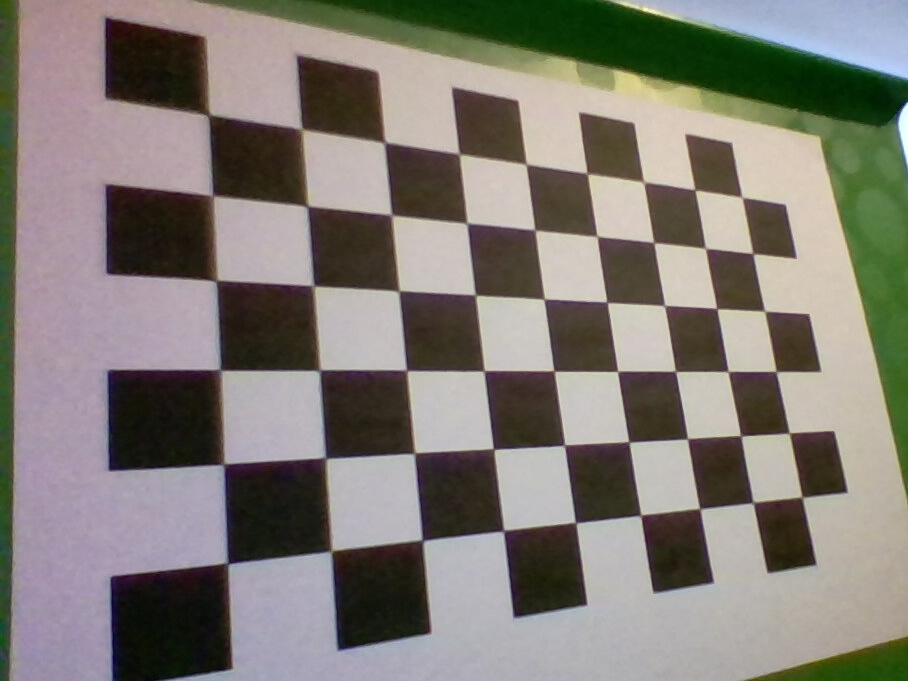
#> input picture example_code/Lesson5 - camera calibration/my_code/imgs/chessboard_imgs/test_image.jpg, 908 x 681 px
$ python camera_calibration_part2.py
#> lines starting #> are read from the running program, lines starting #| are printed output that depends on the picture
import pickle
import cv2
import numpy as np
import matplotlib.pyplot as plt
import matplotlib.image as mpimg

# Read in the saved objpoints and imgpoints
print('Loading points data...')
dist_pickle = pickle.load( open( 'wide_dist_pickle.pkl', 'rb' ) )
#> (reads example_code/Lesson5 - camera calibration/my_code/wide_dist_pickle.pkl from the repository)
objpoints = dist_pickle["objpoints"]
imgpoints = dist_pickle["imgpoints"]

# Read in an image
img = cv2.imread('imgs/chessboard_imgs/test_image.jpg')
#> img is the input picture: shape (681, 908, 3); mean B, G, R 117, 124, 128.8

# TODO: Write a function that takes an image, object points, and image points
# performs the camera calibration, image distortion correction and
# returns the undistorted image
def cal_undistort(img, objpoints, imgpoints):
    # Use cv2.calibrateCamera() and cv2.undistort()
    gray = cv2.cvtColor(img,cv2.COLOR_BGR2GRAY)
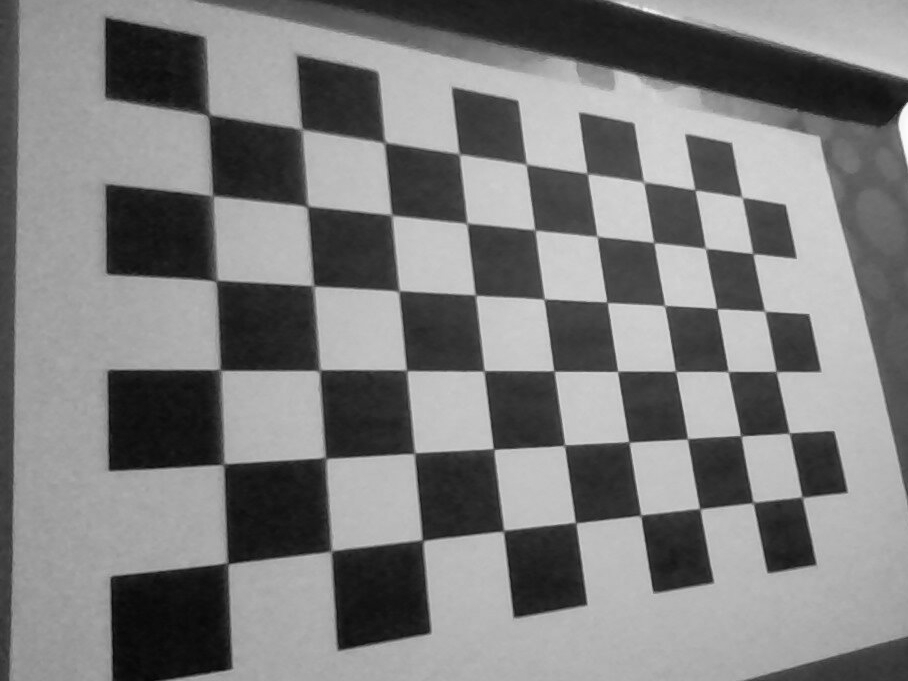
#> gray: shape (681, 908); min 6, max 253, mean 124.6
    ret,mtx,dist,rvec,tvec = cv2.calibrateCamera(objpoints,imgpoints,gray.shape[::-1],None,None)
#> ret = 1.05; dist = [[0.156, -1.51, 0.0328, 0.0446, 3.51]]
    undist = cv2.undistort(img,mtx,dist,None,mtx)
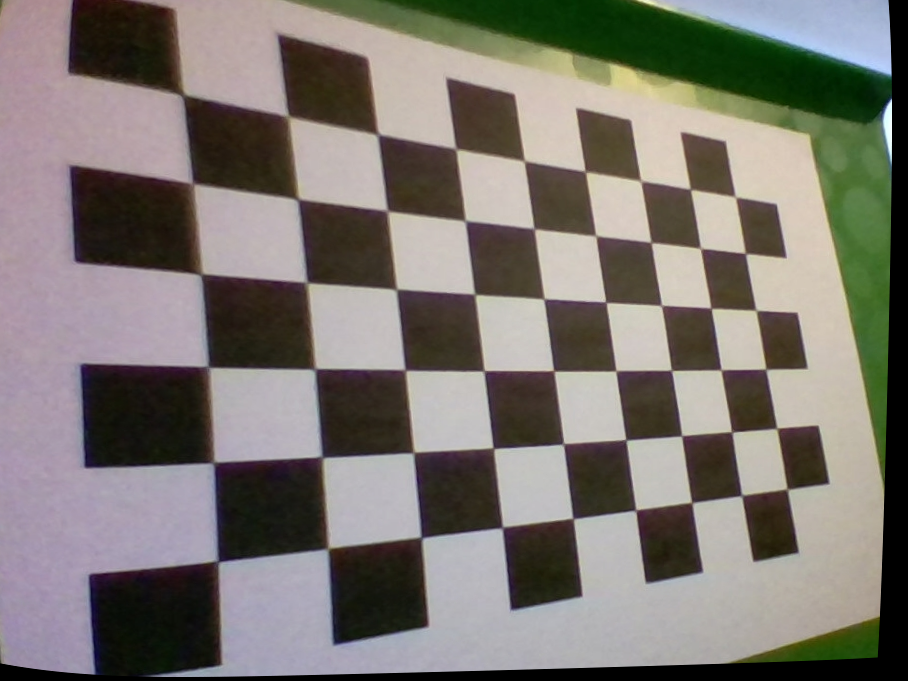
#> undist: shape (681, 908, 3); mean B, G, R 112.6, 118.6, 123.9
    return undist

undistorted = cal_undistort(img, objpoints, imgpoints)

f, (ax1, ax2) = plt.subplots(1, 2, figsize=(9, 4))
f.tight_layout()
ax1.imshow(img)
ax1.set_title('Original Image', fontsize=10)
ax2.imshow(undistorted)
ax2.set_title('Undistorted Image', fontsize=10)
plt.subplots_adjust(left=0., right=1, top=0.9, bottom=0.)
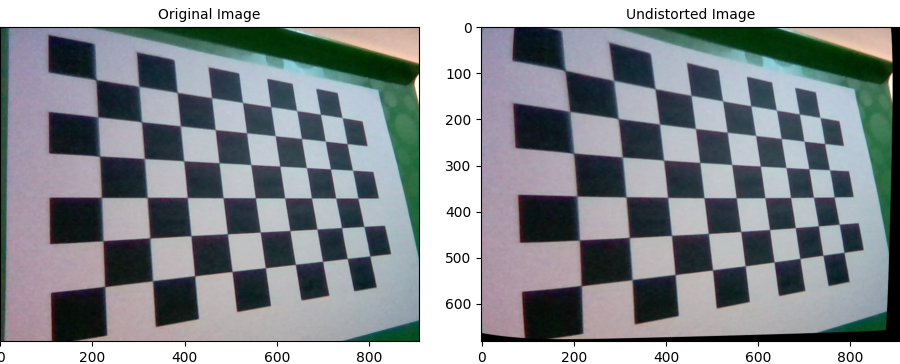
#> figure drawn by matplotlib, 2 panels; B, G, R data is drawn as R, G, B
